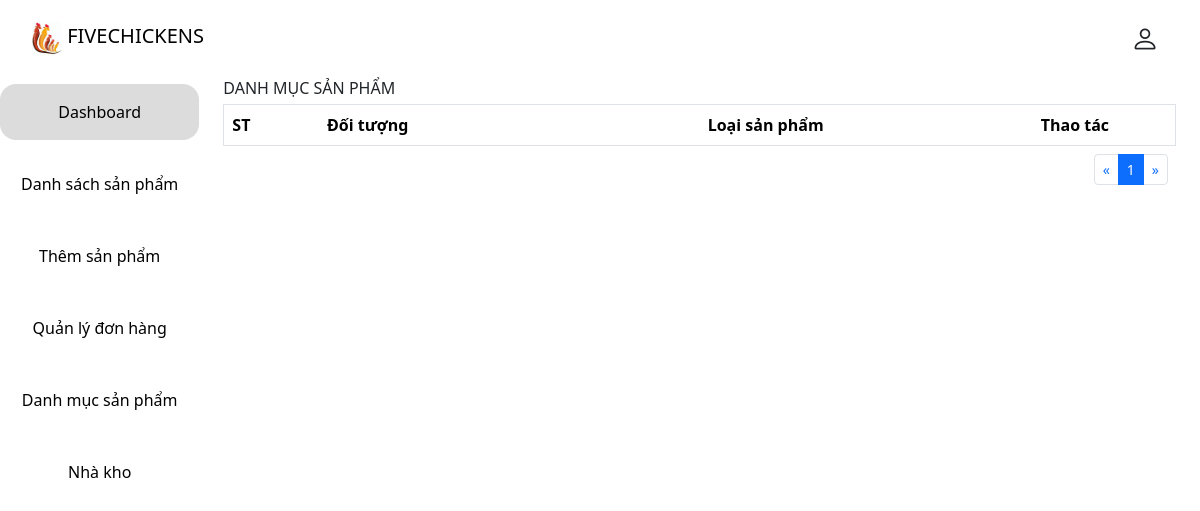
/admin/app/index.php?add-category, run on an earlier commit of the app's database.
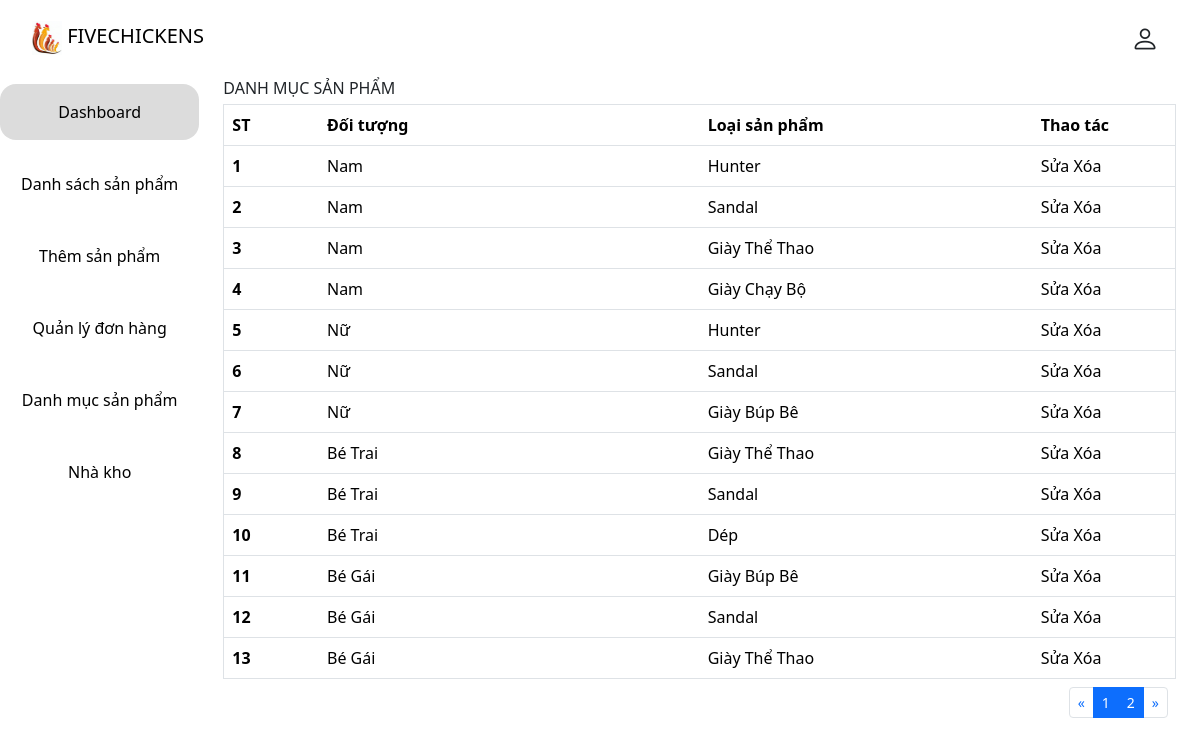
And on a later commit of the database.
### tables this page shows
CREATE TABLE `category` (
  `id` int(11) NOT NULL,
  `category_name` varchar(50) DEFAULT NULL,
  `object` varchar(50) DEFAULT NULL
);

### admin/app/index.php (called while the page is built)
<?php
include_once '../controller/controller.php';
$controller = new Controller();
$controller->invoke();

### admin/lib/database.php (called while the page is built, shortened)
<?php
class Database
{
    public $host = DB_HOST;
    public $user = DB_USER;
    public $pass = DB_PASS;
    public $dbname = DB_NAME;
    public $link;
    private function connectDB()
    {
        $this->link = new mysqli($this->host, $this->user, $this->pass,
            $this->dbname);
    }
    public function select($query)
    {
        $result = $this->link->query($query) or
        die($this->link->error . __LINE__);
        if ($result->num_rows > 0) {
            return $result;
        } else {
            return false;
        }
    }
}

### admin/model/category_model.php (called while the page is built, shortened)
<?php
include_once "../lib/database.php";
?>
<?php
class Category_Model{
    private $db;
    public function __construct()
    {
        $this->db = new Database();
    }
    public function show_category(){
        $query = "SELECT * FROM category";
        $result = $this->db->select($query);
        $categories = array();
        if ($result) {
            while ($row = $result->fetch_assoc()) {
                $categories[] = $row;
            }
        }
        return $categories;
    }
};
?>

### admin/view/add-category.php (the view, shortened to what this page needs)
<?php
include_once "../view/head.php";
?>
<body>
    <div class="wrapper">
        <div class="header_wrapper navbar navbar-expand d-flex flex-row justify-content-between">
            <a href="index.php?" class="navbar-brand p-2 m-1 mx-4">
                <img src="./view/assets/img/fivechickens.jpg" alt="Bootstrap" width="30" height="33.2"> FIVECHICKENS </a>
            <div class="dropdown dropstart">
                <button class="btn p-2 px-3 me-4" type="button" data-bs-toggle="dropdown" aria-expanded="false">
                    <i class="bi bi-person fs-3"></i>
                </button>
            </div>
        </div>
        <div class="main_wrapper d-flex flex-row">
            <div class="sidenav text-wrap p-0 m-0">
                <nav class="nav nav-pills flex-column text-center p-0 m-0">
                    <a class="nav-link px-3 py-3 px-0 my-2 rounded-4 active" aria-current="page" href="#">Dashboard</a>
                    <a class="nav-link px-3 py-3 px-0 my-2 rounded-4" href="../app/index.php?list-product" >Danh sách sản phẩm</a>
                    <a class="nav-link px-3 py-3 px-0 my-2 rounded-4" href="../app/index.php?add-product">Thêm sản phẩm</a>
                    <a class="nav-link px-3 py-3 px-0 my-2 rounded-4" href="#">Quản lý đơn hàng</a>
                    <a class="nav-link px-3 py-3 px-0 my-2 rounded-4" href="../app/index.php?add-category">Danh mục sản phẩm</a>
                    <a class="nav-link px-3 py-3 px-0 my-2 rounded-4" href="../app/index.php?inventory">Nhà kho</a>
                </nav>
            </div>
            <div class="maincontent container container-fluid">
                <div class="container container-fluid">
                    <div class="list_catalog">
                        <div class="col-12 mb-1">
                            DANH MỤC SẢN PHẨM
                        </div>
                        <table class="table_catalog table border table-hover mb-2">
                            <thead>
                                <tr>
                                    <th scope="col" style="width: 10%;">ST</th>
                                    <th scope="col" style="width: 40%;">Đối tượng</th>
                                    <th scope="col" style="width: 35%;">Loại sản phẩm</th>
                                    <th scope="col">Thao tác</th>
                                </tr>
                            </thead>
                            <tbody>
                                <?php
                                if($show_category){
                                    $n= count($show_category);
                                    for($i=0;$i<$n;$i++){
                                        $result = $show_category[$i];
                                        if($result){
                                ?>
                                        <tr class="row1">
                                            <th scope="row"><?php echo $i+1 ?></th>
                                            <td><?php echo $result['object'] ?></td>
                                            <td><?php echo $result['category_name'] ?></td>
                                            <td class="catalog_operator" class="btn-group btn-group-sm p-0 m-0" role="button group" aria-label="operator button group">
                                            <a href="index.php?edit-category&category_id=<?php echo $result['id'] ?>"
                                                            style="-webkit-appearance: button; -moz-appearance: button;appearance: button;text-decoration: none;color: black;">Sửa</a>
                                                <a href="index.php?delete-category&category_id=<?php echo $result['id'] ?>"
                                                            style="-webkit-appearance: button; -moz-appearance: button;appearance: button;text-decoration: none;color: black;">Xóa</a>
                                            </td>
                                        </tr>
                                <?php
                                        }
                                    }
                                }
                                ?>
                            </tbody>
                        </table>
                        <nav aria-label="Page navigation" class="mb-3">
                            <ul class="pagination pagination-sm justify-content-end me-2">
                                <li class="page-item">
                                    <a class="page-link" href="#" aria-label="Previous">
                                        <span aria-hidden="true">&laquo;</span>
                                    </a>
                                </li>
                                <?php
                                if($n/7 < 3){
                                    for($i=1;$i<=$n/7+1;$i++){
                                ?>
                                        <li class="page-item active"><a class="page-link" href="index.php/add-category&page=<?php echo $i ?>"><?php echo $i ?></a></li>
                                <?php
                                    }
                                }
                                ?>
                                <li class="page-item">
                                    <a class="page-link" href="#" aria-label="Next">
                                        <span aria-hidden="true">&raquo;</span>
                                    </a>
                                </li>
                            </ul>
                        </nav>
                    </div>
                </div>
            </div>
        </div>
    </div>
</body>
</html>

### admin/controller/controller.php (shortened to what this page needs)
<?php
include_once "../model/category_model.php";
class Controller
{
    public function controlContent()
    {
        if (isset($_GET['add-category'])) {
            $this->categoryModel = new Category_Model();
            $show_category = $this->categoryModel->show_category();
            include_once '../view/add-category.php';
        }
    }
    public function invoke()
    {
        $this->controlContent();
    }
}

### admin/view/head.php (shortened to what this page needs)
<!DOCTYPE html>
<html lang="en">
    <head>
        <link rel="stylesheet" href="./assets/css/style.css">
        <link rel="stylesheet" href="./assets/css/base.css">
        <link rel="stylesheet" href="./assets/css/manage-index.css">
        <link rel="stylesheet" href="https://cdn.jsdelivr.net/npm/bootstrap-icons@1.11.1/font/bootstrap-icons.css">
        <link href="https://cdn.jsdelivr.net/npm/bootstrap@5.3.2/dist/css/bootstrap.min.css" rel="stylesheet"
>
    </head>

### customer/view/assets/css/style.css (style rules this page uses)
* { margin: 0; padding: 0; outline: 0; border: 0; appearance: 0; list-style: none; text-decoration: none; box-sizing: border-box; }
body { font-family: 'Montserrat', sans-serif; line-height: 1.6; color: var(--color-gray-200); }
a { color: var(--color-white); transition: var(--transition); }
.container { margin: 0; }

### admin/view/assets/css/base.css (style rules this page uses)
:root { --main-color: #D9D9D9; }

### admin/view/assets/css/manage-index.css (style rules this page uses)
.sidenav { box-sizing: border-box; width: 15em; }
.sidenav a { color: black; }
.sidenav .nav .nav-link.active { background-color: gainsboro; color: black; }

What changed in the data, as far as the page shows it:
added category: object "Nam", category_name "Hunter"
added category: object "Nam", category_name "Sandal"
added category: object "Nam", category_name "Giày Thể Thao"
added category: object "Nam", category_name "Giày Chạy Bộ"
added category: object "Nữ", category_name "Hunter"
added category: object "Nữ", category_name "Sandal"
added category: object "Nữ", category_name "Giày Búp Bê"
added category: object "Bé Trai", category_name "Giày Thể Thao"
added category: object "Bé Trai", category_name "Sandal"
added category: object "Bé Trai", category_name "Dép"
added category: object "Bé Gái", category_name "Giày Búp Bê"
added category: object "Bé Gái", category_name "Sandal"
added category: object "Bé Gái", category_name "Giày Thể Thao"
Also different on the page:
new list line: "2"
